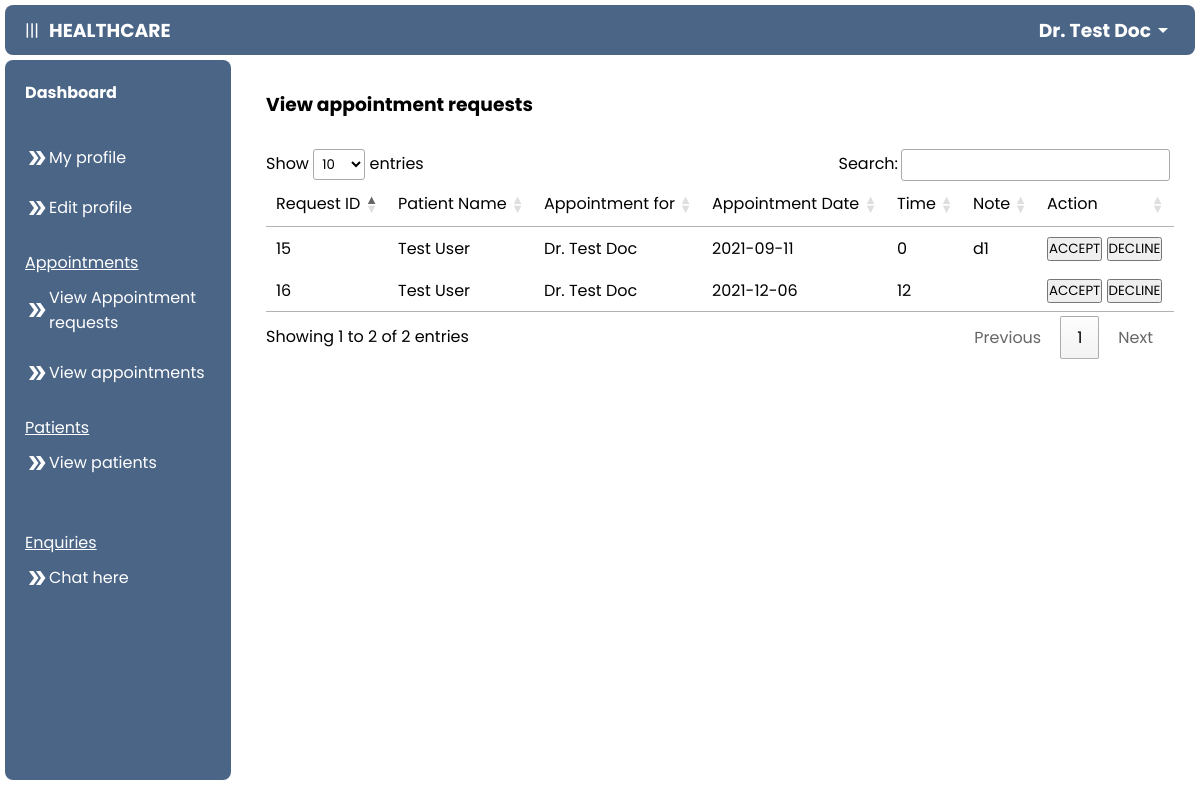
The page /doctor/view_request.php (signed in) on the database its author committed.
### tables this page shows
CREATE TABLE `doctor` (
  `d_id` int(100) NOT NULL,
  `name` varchar(255) NOT NULL,
  `email` varchar(255) NOT NULL,
  `password` varchar(255) NOT NULL,
  `specialization` varchar(255) NOT NULL,
  `fees` int(100) NOT NULL,
  `created_date` datetime NOT NULL DEFAULT CURRENT_TIMESTAMP
);

CREATE TABLE `appointment_request` (
  `request_id` int(100) NOT NULL,
  `p_id` int(100) NOT NULL,
  `department` varchar(255) NOT NULL,
  `value` varchar(255) DEFAULT NULL,
  `date` date NOT NULL,
  `start_time` int(25) NOT NULL,
  `notes` varchar(255) DEFAULT NULL
);

CREATE TABLE `patient` (
  `p_id` int(11) NOT NULL,
  `name` varchar(255) NOT NULL,
  `email` varchar(255) NOT NULL,
  `password` varchar(255) NOT NULL,
  `address` varchar(255) NOT NULL,
  `age` int(100) NOT NULL,
  `gender` enum('male','female','other') NOT NULL,
  `reg_date` datetime NOT NULL DEFAULT CURRENT_TIMESTAMP
);

### doctor/view_request.php (the view, shortened to what this page needs)
<?php
$email = $_SESSION['email'];
include ("../connect.php");
$sql = mysqli_query($con, "SELECT * FROM doctor WHERE email = '$email'");
$row = mysqli_fetch_array($sql);
$id = $row["d_id"];
?>
<!DOCTYPE html>
<html lang="en">
<head>
    <link rel="stylesheet" href="../css/add.css">
    <link rel="stylesheet" href="//cdn.datatables.net/1.10.20/css/jquery.dataTables.min.css">
</head>
<body>
<?php include ('navigation.php'); ?>
        <main>
        <h3 style="margin-bottom: 30px;">View appointment requests</h3>
<table class="table" id="myTable">
    <thead class="thead">
        <tr>
            <td>Request ID</td>
            <td>Patient Name</td>
            <td>Appointment for</td>
            <td>Appointment Date</td>
            <td>Time</td>
            <td>Note</td>
            <td>Action</td>
        </tr>
    </thead>
    <tbody>
        <?php
        $result = mysqli_query($con, "SELECT * FROM appointment_request INNER JOIN patient ON appointment_request.p_id = patient.p_id WHERE appointment_request.department = 'Doctor' AND appointment_request.value = '$name' OR appointment_request.value = 'any' ");
        while ($row2 = mysqli_fetch_array($result)) {
            echo '
        <tr>
            <td>' . $row2["request_id"] . '</td>
            <td>' . $row2["name"] . '</td>
            <td>' . $row2["value"] . '</td>
            <td>' . $row2["date"] . '</td>
            <td>' . $row2["start_time"] . '</td>
            <td>' . $row2["notes"] . '</td>
            <td><button><a href="accept_appointment.php?request_id='. $row2["request_id"] .'&p_id='. $row2["p_id"] .'&assigned_to_id='. $id .'&value='. $row2["value"] .'&date='. $row2["date"] .'&time='. $row2["start_time"] .'&notes='. $row2["notes"] .'" class="action">ACCEPT</a></button>
                <button><a href="#" class="action">DECLINE</a></button></td>
        </tr>
    ';
        }
        ?>
    </tbody>
</table>
        </main>
    </div>
</body>
</html>

### doctor/navigation.php (shortened to what this page needs)
<?php
include('../connect.php');
$email = $_SESSION['email'];
$sql = mysqli_query($con, "SELECT * FROM doctor WHERE email = '$email'");
$row = mysqli_fetch_array($sql);
$name = $row["name"];
?>
<link rel="stylesheet" href="../css/nav.css">
<header>
    <div class="head">
        <div id="nav_button" onclick="nav_button()">|||</div>
        <h3>HEALTHCARE</h3>
    </div>
    <div class="dropdown">
        <div class="user">
            <h3><?php echo $name; ?></h3>
            <span class="material-icons">
            </span>
        </div>
    </div>
</header>
<div class="container">
    <nav id="nav">
        <div class="nav-content">
            <a href="./dashboard.php">
                <h4>Dashboard</h4>
            </a>
        </div>
        <div class="nav-content">
            <u>
                <p></p>
            </u>
            <a href="./my_profile.php?id=<?php echo $row["d_id"]; ?>"><span class="material-icons">
                </span>My profile</a><br>
            <a href="./edit_profile.php?id=<?php echo $row["d_id"]; ?>"><span class="material-icons">
                </span>Edit profile</a>
        </div>
        <div class="nav-content">
            <u>
                <p>Appointments</p>
            </u>
            <a href="./view_request.php"><span class="material-icons">
                </span>View Appointment requests</a><br>
            <a href="./view_appointments.php"><span class="material-icons">
                </span>View appointments</a>
        </div>
        <div class="nav-content">
            <u>
                <p>Patients</p>
            </u>
            <a href="./view_patients.php"><span class="material-icons">
                </span>View patients</a><br>
        </div>
        <div class="nav-content">
            <u>
                <p>Enquiries</p>
            </u>
            <a href="./chat.php"><span class="material-icons">
                </span>Chat here</a><br>
        </div>
    </nav>

### css/add.css (style rules this page uses)
main { overflow: auto; }

### css/nav.css (style rules this page uses)
* { padding: 0; margin: 0; box-sizing: border-box; font-family: 'Poppins', sans-serif; }
body { overflow: hidden; height: 100vh; }
a { text-decoration: none; color: black; }
header { display: flex; align-items: center; justify-content: space-between; width: 100%-5px; height: 50px; padding:0 20px; background-color: #4B6587; color: #ffffff; border-radius: 0.5rem; margin: 5px; }
.dropdown { position: relative; display: inline-block; }
header .user, .head { display: flex; align-items: center; cursor: pointer; }
.head { gap: 10px; }
.container { display: flex; height: 100%; }
nav { flex: 1; background-color: #4B6587; width: 100%; height: 90%; margin: 5px; margin-top: 0; color: white; border-radius: 0.5rem; overflow: auto; display: block; transition: 0.5s ease-in-out; }
.nav-content { margin: 20px 0; padding: 0 20px; }
.nav-content a { display: flex; align-items: center; text-decoration: none; color: white; font-size: 16px; }
.nav-content p { padding: 10px 0; }
main { flex: 4; width: 100%; padding: 30px; }

### rows shown on the page
doctor: name "Dr. Test Doc"
appointment_request: request_id "15", p.name "Test User", value "Dr. Test Doc", date "2021-09-11", start_time "0", notes "d1"
appointment_request: request_id "16", p.name "Test User", value "Dr. Test Doc", date "2021-12-06", start_time "12"
